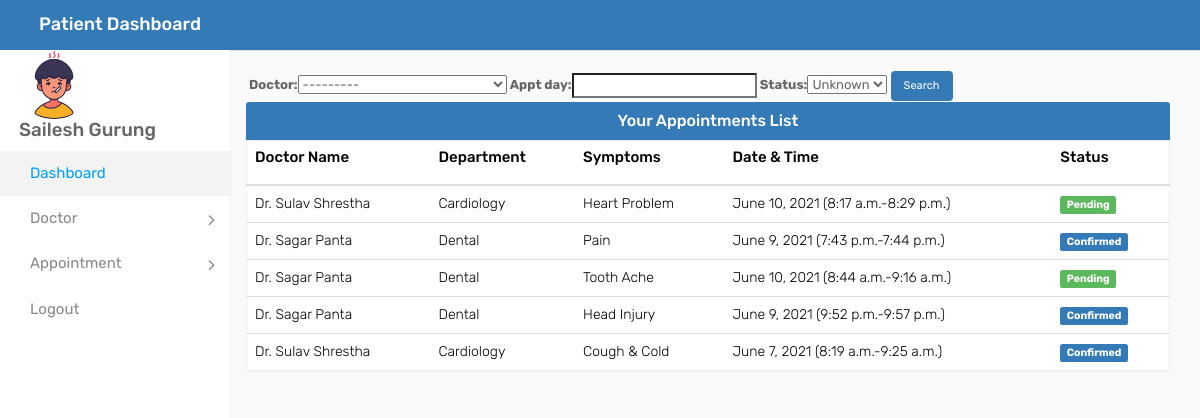
Before: /patient_view_appointment (signed in) with the older database file.
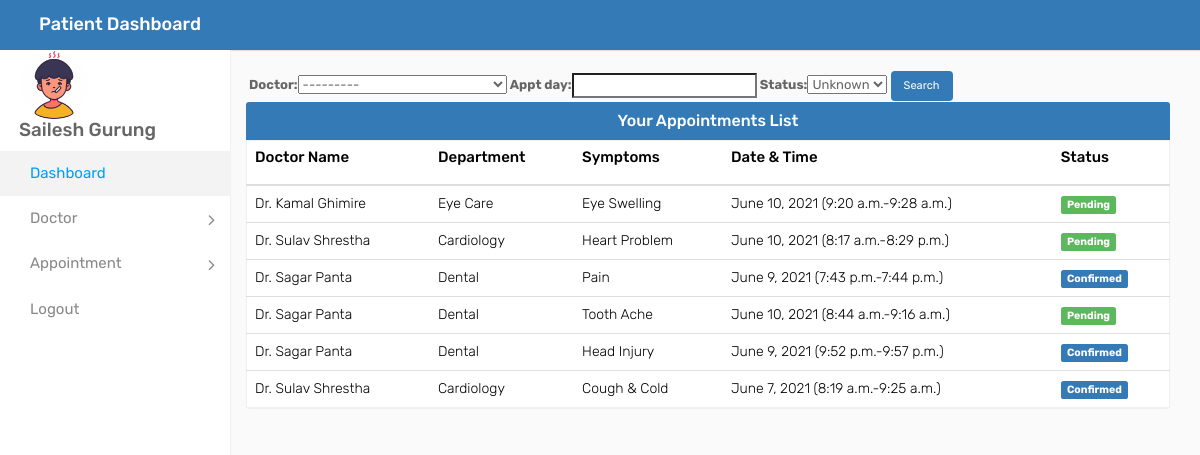
After: the same page with the newer database file.
### account/models.py (models this page shows, shortened)
class Appointment(models.Model):
    doctor=models.ForeignKey(Doctor,on_delete=models.CASCADE,default="")
    patient=models.ForeignKey(Patient,on_delete=models.CASCADE,default="")
    appt_day=models.DateField(null=True)
    appt_time_from=models.TimeField(null=True)
    appt_time_to=models.TimeField(null=True)
    description=models.TextField(max_length=500)
    status=models.BooleanField(default=False)
    class Meta:
        ordering = ("-id",)

class Doctor(models.Model):
    user=models.OneToOneField(User,on_delete=models.CASCADE)
    profile_pic= models.ImageField(upload_to='profilepic/Doctor/',null=True,blank=True)
    contact = models.CharField(max_length=20,null=True)
    gender = models.CharField(
        max_length=20,
        choices=GENDER_CHOICE, default=3)
    address = models.CharField(max_length=40)
    department= models.CharField(max_length=50,choices=DEPARTMENT,default='Cardiologist')
    status=models.BooleanField(default=False)
    @property
    def get_name(self):
        return self.user.first_name+" "+self.user.last_name
    def __str__(self):
        return "Dr. {} {} ({})".format(self.user.first_name,self.user.last_name,self.department)

### account/views.py (the view)
# urls.py: path('patient_view_appointment', views.patient_view_appointment,name="patient_view_appointment"),
@login_required(login_url='login')
@user_passes_test(logged_as_patient)
def patient_view_appointment(request):
    patid=models.Patient.objects.get(user_id=request.user.id)
    patient=models.Patient.objects.get(id=patid.id)
    appt=models.Appointment.objects.all().filter(patient_id=patid.id)
    pat_appt=pat_view_appt(request.GET,queryset=appt)
    appt=pat_appt.qs
    return render(request,'patient_view_appointment.html',{'appointment':appt,'patient':patient,'pat_view_appt':pat_view_appt})

### account/views.py (called while the page is built)
def logged_as_patient(user):
    return user.groups.filter(name='patient').exists()

### templates/patient_view_appointment.html (shortened to what this page needs)
{% extends 'patient_base.html' %}
{% load static %}
{% block content %}
<div class="container"  style="padding-left: 111px; margin-top:14px;">
  <form method="GET" style="
    margin-top: 57px;
    padding-left: 123px;
    font-size:13px;
">
		{{pat_view_appt.form}}
		<button class="btn btn-primary" style="font-size: 11px;background-color: #337ab7;" type="submit">Search</button>
	</form>
  <div class="panel panel-primary" style="border: none; font-size: 14px; margin-top:1px;">
      <div class="panel-heading" style="text-align:center;">
        <h6 class="panel-title">Your Appointments List</h6>
      </div>
      <table class="table table-hover" id="dev-table">
        <thead>
          <tr>
            <th><h1 style="font-size:15px;">Doctor Name</h1></th>
            <th><h1 style="font-size:15px;">Department</h1></th>
            <th><h1 style="font-size:15px;">Symptoms</h1></th>
            <th><h1 style="font-size:15px;">Date & Time</h1></th>
            <th><h1 style="font-size:15px;">Status</h1></th>
          </tr>
        </thead>
        {% for a in appointment %}
        <tr style="font-size: 14px;">
          <td>Dr. {{a.doctor.get_name}}</td>
          <td>{{a.doctor.department}}</td>
          <td>{{a.description}}</td>
          <td>{{a.appt_day}} ({{a.appt_time_from}}-{{a.appt_time_to}})</td>
          {%if a.status%}
          <td> <span class="label label-primary">Confirmed</span></td>
          {% else %}
          <td> <span class="label label-success">Pending</span></td>
          {% endif %}
        </tr>
        {% endfor %}
      </table>
    </div>
  </div>
{% endblock content %}

Changed rows visible on the page:
added Appointment: doctor.get_name "Kamal Ghimire", doctor.department "Eye Care", description "Eye Swelling", appt_day "June 10, 2021", appt_time_from "9:20 a.m.", appt_time_to "9:28 a.m.", status "Pending"
